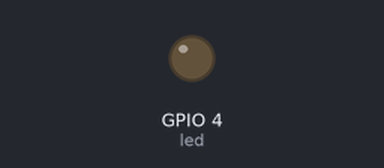
The program below on a simulated Raspberry Pi (BCM pin numbers). Parts: output pins drawn as LEDs (lit = HIGH).

Above: at 0.05 s.
At 2.3 s:
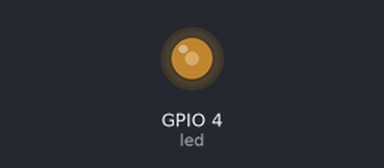
At 4.55 s:
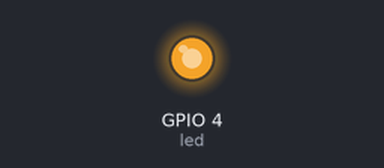
At 9.1 s:
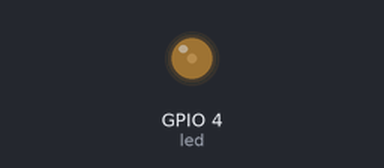
Timing chart, 0 to 13.0 s (numbered marks = the images above):
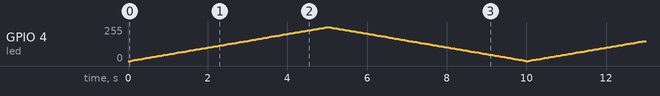

The program:

Practice_7_PWM_LED.py
```python
#PRACTICA 7 / PWM LED
from gpiozero import PWMLED #libreria PWM con LED
from time import sleep		  #libreria tiempo/sleep.

led = PWMLED(4) 				    #pin donde esta declarado el LED - Raspberry Pin GPIO for LED.

while True:
    #encender led
    for duty_cycle in range(0, 100, 1):
      led.value = duty_cycle/100.0
      sleep(0.05)
    #apagar led
    for duty_cycle in range(100, 0, -1):
      led.value = duty_cycle/100.0
      sleep(0.05)
#Follow me on my YouTube channel: https://www.youtube.com/@adrieltrejodearcos3335/videos
```
